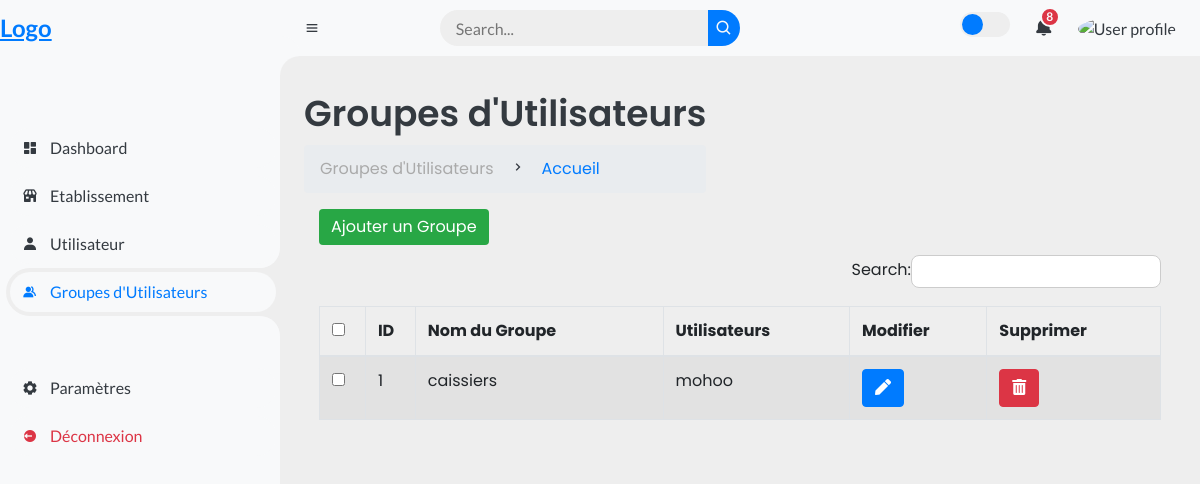
/dashboard/groupes/, run on an earlier commit of the app's database.
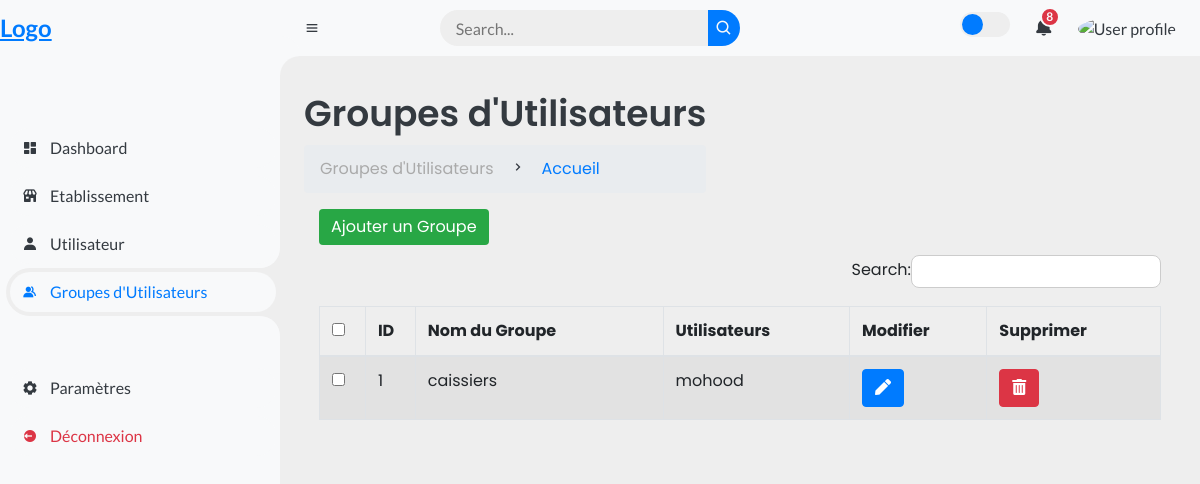
And on a later commit of the database.
### dashboard/models.py (models this page shows, shortened)
class NormalUser(models.Model):
    username = models.CharField(max_length=150, unique=True)
    email = models.EmailField(unique=True)
    first_name = models.CharField(max_length=30, blank=True)
    last_name = models.CharField(max_length=30, blank=True)
    phone_number = models.CharField(verbose_name="Numéro de téléphone", max_length=20, default="1234567890")
    date_joined = models.DateTimeField(auto_now_add=True)
    is_active = models.BooleanField(default=True)

### dashboard/views.py (the view)
# urls.py: path('groupes/', views.groupes_view, name='groupes'),
def groupes_view(request):
    usergroups = UserGroup.objects.all()
    return render(request, 'groupes.html', {'usergroups': usergroups, 'current_section': 'groupes',})

### dashboard/templates/groupes.html (shortened to what this page needs)
{% extends 'base.html' %}
{% block content %}
<div class="head-title">
    <div class="left">
        <h1>Groupes d'Utilisateurs</h1>
        <ul class="breadcrumb">
            <li>
                <a href="#">Groupes d'Utilisateurs</a>
            </li>
            <li><i class='bx bx-chevron-right'></i></li>
            <li>
                <a class="active" href="#">Accueil</a>
            </li>
        </ul>
    </div>
</div>
<div class="col-md-12">
    <span><a href="{% url 'dashboard:add_usergroup' %}" class="btn btn-custom-green">Ajouter un Groupe</a></span>
    <div class="table-responsive">
        <table id="usergroups_table" class="table table-striped table-bordered" width="100%">
            <thead>
                <tr>
                    <th><input type="checkbox" id="checkall" /></th>
                    <th>ID</th>
                    <th>Nom du Groupe</th>
                    <th>Utilisateurs</th>
                    <th>Modifier</th>
                    <th>Supprimer</th>
                </tr>
            </thead>
            <tbody>
                {% for group in usergroups %}
                    <tr>
                        <td><input type="checkbox" class="checkthis" /></td>
                        <td>{{ group.id }}</td>
                        <td>{{ group.name }}</td>
                        <td>
                            {% for user in group.users.all %}
                                <span>{{ user.username }}</span>{% if not forloop.last %}, {% endif %}
                            {% endfor %}
                        </td>
                        <td><a href="{% url 'dashboard:edit_usergroup' group.id %}" class="btn btn-primary"><i class="fas fa-pen"></i></a></td>
                        <td>
                            <button class="btn btn-danger delete-btn" data-id="{{ group.id }}"><i class="fas fa-trash-alt"></i></button>
                        </td>
                    </tr>
                {% endfor %}
            </tbody>
        </table>
    </div>
</div>
<link href="https://stackpath.bootstrapcdn.com/bootstrap/4.5.2/css/bootstrap.min.css" rel="stylesheet">
{% endblock %}

What changed in the data, as far as the page shows it:
changed NormalUser: username "mohoo" → "mohood"
